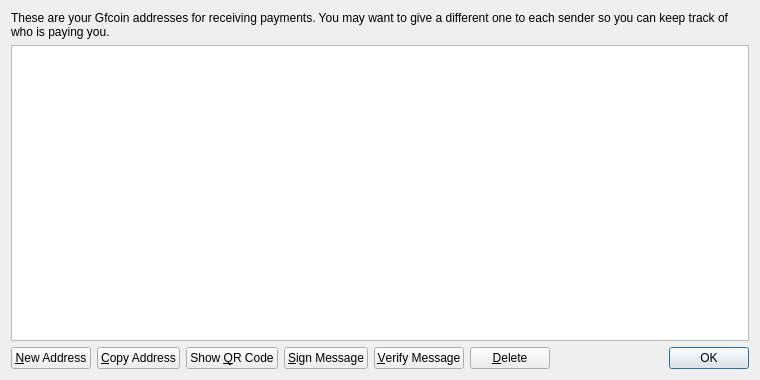
<?xml version="1.0" encoding="UTF-8"?>
<ui version="4.0">
 <class>AddressBookPage</class>
 <widget class="QWidget" name="AddressBookPage">
  <property name="geometry">
   <rect>
    <x>0</x>
    <y>0</y>
    <width>760</width>
    <height>380</height>
   </rect>
  </property>
  <property name="windowTitle">
   <string>Address Book</string>
  </property>
  <layout class="QVBoxLayout" name="verticalLayout">
   <item>
    <widget class="QLabel" name="labelExplanation">
     <property name="text">
      <string>These are your Gfcoin addresses for receiving payments. You may want to give a different one to each sender so you can keep track of who is paying you.</string>
     </property>
     <property name="textFormat">
      <enum>Qt::PlainText</enum>
     </property>
     <property name="wordWrap">
      <bool>true</bool>
     </property>
    </widget>
   </item>
   <item>
    <widget class="QTableView" name="tableView">
     <property name="contextMenuPolicy">
      <enum>Qt::CustomContextMenu</enum>
     </property>
     <property name="toolTip">
      <string>Double-click to edit address or label</string>
     </property>
     <property name="tabKeyNavigation">
      <bool>false</bool>
     </property>
     <property name="alternatingRowColors">
      <bool>true</bool>
     </property>
     <property name="selectionMode">
      <enum>QAbstractItemView::SingleSelection</enum>
     </property>
     <property name="selectionBehavior">
      <enum>QAbstractItemView::SelectRows</enum>
     </property>
     <property name="sortingEnabled">
      <bool>true</bool>
     </property>
     <attribute name="verticalHeaderVisible">
      <bool>false</bool>
     </attribute>
    </widget>
   </item>
   <item>
    <layout class="QHBoxLayout" name="horizontalLayout">
     <item>
      <widget class="QPushButton" name="newAddressButton">
       <property name="toolTip">
        <string>Create a new address</string>
       </property>
       <property name="text">
        <string>&amp;New Address</string>
       </property>
       <property name="icon">
        <iconset resource="../bitcoin.qrc">
         <normaloff>:/icons/add</normaloff>:/icons/add</iconset>
       </property>
      </widget>
     </item>
     <item>
      <widget class="QPushButton" name="copyToClipboard">
       <property name="toolTip">
        <string>Copy the currently selected address to the system clipboard</string>
       </property>
       <property name="text">
        <string>&amp;Copy Address</string>
       </property>
       <property name="icon">
        <iconset resource="../bitcoin.qrc">
         <normaloff>:/icons/editcopy</normaloff>:/icons/editcopy</iconset>
       </property>
      </widget>
     </item>
     <item>
      <widget class="QPushButton" name="showQRCode">
       <property name="text">
        <string>Show &amp;QR Code</string>
       </property>
       <property name="icon">
        <iconset resource="../bitcoin.qrc">
         <normaloff>:/icons/qrcode</normaloff>:/icons/qrcode</iconset>
       </property>
      </widget>
     </item>
     <item>
      <widget class="QPushButton" name="signMessage">
       <property name="toolTip">
        <string>Sign a message to prove you own a Bitcoin address</string>
       </property>
       <property name="text">
        <string>&amp;Sign Message</string>
       </property>
       <property name="icon">
        <iconset resource="../bitcoin.qrc">
         <normaloff>:/icons/edit</normaloff>:/icons/edit</iconset>
       </property>
      </widget>
     </item>
     <item>
      <widget class="QPushButton" name="verifyMessage">
       <property name="toolTip">
        <string>Verify a message to ensure it was signed with a specified Bitcoin address</string>
       </property>
       <property name="text">
        <string>&amp;Verify Message</string>
       </property>
       <property name="icon">
        <iconset resource="../bitcoin.qrc">
         <normaloff>:/icons/transaction_0</normaloff>:/icons/transaction_0</iconset>
       </property>
      </widget>
     </item>
     <item>
      <widget class="QPushButton" name="deleteButton">
       <property name="toolTip">
        <string>Delete the currently selected address from the list. Only sending addresses can be deleted.</string>
       </property>
       <property name="text">
        <string>&amp;Delete</string>
       </property>
       <property name="icon">
        <iconset resource="../bitcoin.qrc">
         <normaloff>:/icons/remove</normaloff>:/icons/remove</iconset>
       </property>
      </widget>
     </item>
     <item>
      <spacer name="horizontalSpacer">
       <property name="orientation">
        <enum>Qt::Horizontal</enum>
       </property>
       <property name="sizeHint" stdset="0">
        <size>
         <width>40</width>
         <height>20</height>
        </size>
       </property>
      </spacer>
     </item>
     <item>
      <widget class="QDialogButtonBox" name="buttonBox">
       <property name="sizePolicy">
        <sizepolicy hsizetype="Maximum" vsizetype="Fixed">
         <horstretch>0</horstretch>
         <verstretch>0</verstretch>
        </sizepolicy>
       </property>
       <property name="standardButtons">
        <set>QDialogButtonBox::Ok</set>
       </property>
      </widget>
     </item>
    </layout>
   </item>
  </layout>
 </widget>
 <resources>
  <include location="../bitcoin.qrc"/>
 </resources>
 <connections/>
</ui>
